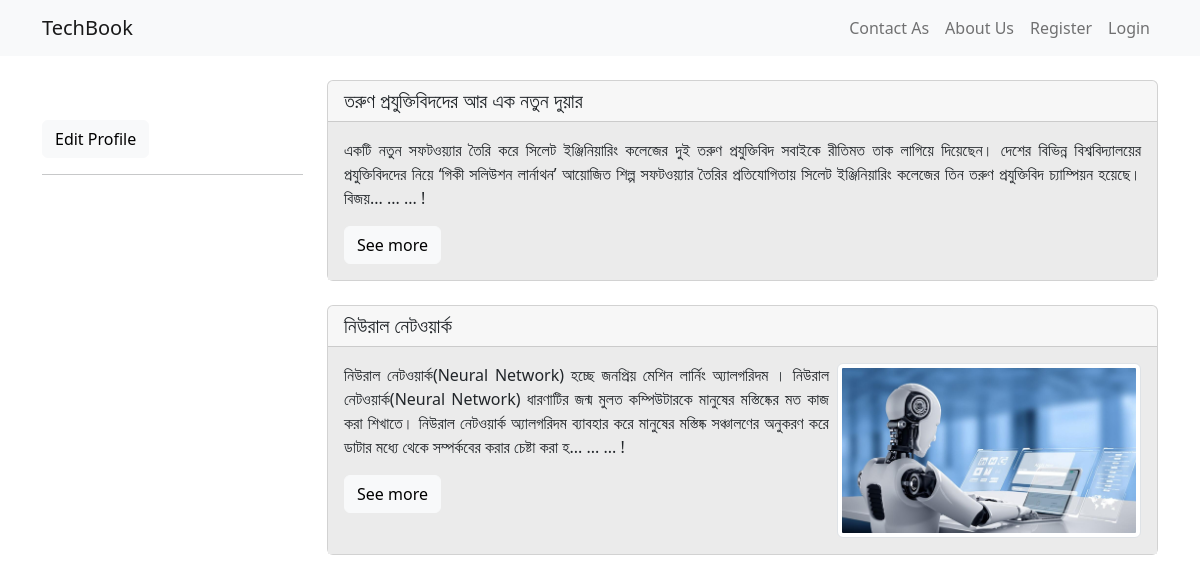
The app's page /profile/2/ with its own data.
### App/models.py (models this page shows, shortened)
class Post(models.Model):
    title = models.CharField(max_length=150)
    titleTag = models.CharField(max_length=100)
    author = models.ForeignKey(User, on_delete=models.CASCADE)
    category = models.ForeignKey(Category, on_delete=models.CASCADE, null=True, blank=False)
    body = models.TextField()
    image = models.ImageField(blank=True, upload_to='post')
    created = models.DateTimeField(auto_now_add=True)
    modified = models.DateTimeField(auto_now=True)
    liked = models.ManyToManyField(User, related_name='blogPosts')
    def textFild(self):
        return self.body[:300] + '... ... ... !'
    class Meta:
        ordering = ['-modified']

### Profile/views.py (the view)
# urls.py: path('<str:auths>/', views.profile, name='profile'),
def profile(request, auths):
    posts = Post.objects.filter(author= auths)
    context = {
        'posts': posts,
    }
    return render(request, 'profile/profile.html',context)

### Templates/profile/profile.html (shortened to what this page needs)
{% extends 'base.html' %}
{% load static %}
{% block content %}
    <div class="row">
        <div class="col-3 mt-4">
            <div>
                <button class="btn btn-light"><a href="{% url 'UpdateProfile' user.id %}" style="text-decoration: none;color: black">Edit Profile</a></button>
                <hr>
                <br>
            </div>
        </div>
        <div class="col-9">
            {% for post in posts %}
                <div class="card mt-4">
                    <h5 class="card-header">{{ post.title }}</h5>
                    <div class="card-body" style='background-color: #EBEBEB'>
                        {% if post.image %}
                            <img  src="{{ post.image.url }}" width="304" height="236" class="img-thumbnail float-md-end ms-md-2">
                        {% endif %}
                        <p class="card-text" style="text-align: justify;">{{ post.textFild | safe }}</p>
                        <a href="{% url 'details' post.id %}" class="btn btn-light">See more</a> &nbsp;
                    </div>
                </div>
            {% endfor %}
        </div>
    </div>
{% endblock %}

### Static/css/style.css (style rules this page uses)
:root { --pink: #2a1a1e; --pink-light: #e5e0e1; }
* { margin: 0; padding: 0; }
.row { display: flex; flex-wrap: wrap; }
img { max-width: 100%; vertical-align: middle; }

### records on screen
Post: title "তরুণ প্রযুক্তিবিদদের আর এক নতুন দুয়ার", textFild "একটি নতুন সফটওয়্যার তৈরি করে সিলেট ইঞ্জিনিয়ারিং কলেজের দুই তরুণ প্রযুক্তিবিদ সবাইকে রীতিমত তাক লাগিয়ে দিয়েছেন। দেশের বিভিন্ন বিশ্ববিদ্যালয়ের প্রযুক্তিবিদদের নিয়ে ‘গিকী সলিউশন লার্নাথন’ আয়োজিত শিল্প সফটওয়্যার তৈরির প্রতিযোগিতায় সিলেট ইঞ্জিনিয়ারিং কলেজের তিন তরুণ প্রযুক্তিবিদ চ্যাম্পিয়ন হয়েছে। বিজয়... ... ... !"
Post: title "নিউরাল নেটওয়ার্ক", image (picture), textFild "নিউরাল নেটওয়ার্ক(Neural Network) হচ্ছে জনপ্রিয় মেশিন লার্নিং অ্যালগরিদম । নিউরাল নেটওয়ার্ক(Neural Network) ধারণাটির জন্ম মুলত কম্পিউটারকে মানুষের মস্তিষ্কের মত কাজ করা শিখাতে। নিউরাল নেটওয়ার্ক অ্যালগরিদম ব্যাবহার করে মানুষের মস্তিষ্ক সঞ্চালণের অনুকরণ করে ডাটার মধ্যে থেকে সম্পর্কবের করার চেষ্টা করা হ... ... ... !"
